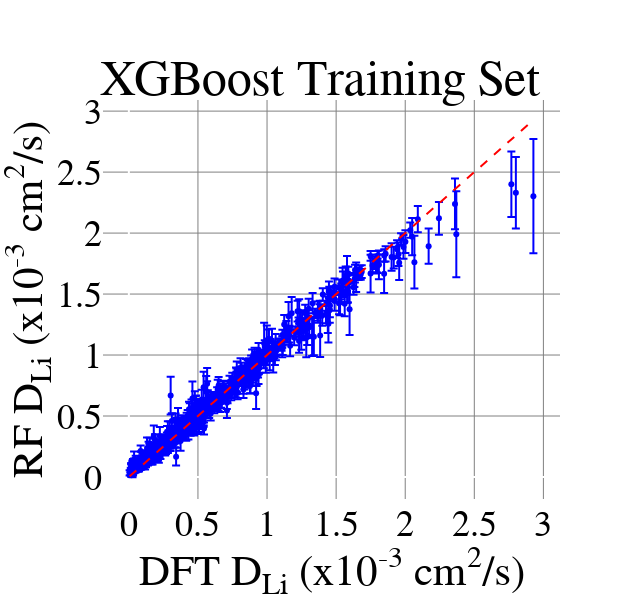

Notebook code for this chart:
### Code cell
import plotly.graph_objects as go

# Create a parity plot using Plotly
fig_parity = go.Figure()

fig_parity.add_trace(go.Scatter(
    x=results_df_train_sorted['diff_coeff_mul_thousand'],
    y=results_df_train_sorted['mean_prediction'],
    error_y=dict(type='data', array=results_df_train_sorted['std_dev_prediction'], visible=True),
    mode='markers',
    marker=dict(color='blue'),
    text=results_df_train_sorted['formula'],  # Add formula names for hover information
    hoverinfo='text+x+y'
))

# Add a line y=x for reference
fig_parity.add_trace(go.Scatter(
    x=[min(results_df_train_sorted['diff_coeff_mul_thousand']), max(results_df_train_sorted['diff_coeff_mul_thousand'])],
    y=[min(results_df_train_sorted['diff_coeff_mul_thousand']), max(results_df_train_sorted['diff_coeff_mul_thousand'])],
    mode='lines',
    line=dict(color='red', dash='dash'),
    showlegend=False
))

fig_parity.update_layout(
    font=dict(family="Arial", size=36, color="black"),
    title=dict(text='XGBoost Training Set', x=0.5, y=0.9),
    xaxis_title='DFT D<sub>Li</sub> (x10<sup>-3</sup> cm<sup>2</sup>/s)',
    yaxis_title='RF D<sub>Li</sub> (x10<sup>-3</sup> cm<sup>2</sup>/s)',
    showlegend=False,
    width=640,  # Set figure width
    height=600 ,  # Set figure height
    paper_bgcolor='rgba(0,0,0,0)',  # Set paper (figure) background to transparent
    plot_bgcolor='rgba(0,0,0,0)',  # Set plot background to transparent    
    xaxis=dict(gridcolor='gray'),  # Set x-axis grid lines to gray
    yaxis=dict(gridcolor='gray')   # Set y-axis grid lines to gray    
)

fig_parity.write_html("parity_plot_XGBoost.html")
fig_parity.write_image("parity_plot_XGBoost.pdf")
fig_parity.show()

### Figure 1 — Plotly figure (JSON) as saved in the notebook; plotly's stock layout.template omitted (floating-point values rounded to 4 significant figures; data arrays with more than 128 entries replaced by an {"elided": "..."} marker saying what was removed)
{"data": [{"error_y": {"array": {"elided": "673 float values"}, "type": "data", "visible": true}, "hoverinfo": "text+x+y", "marker": {"color": "blue"}, "mode": "markers", "text": {"elided": "673 str values"}, "type": "scatter", "x": {"elided": "673 float values"}, "y": {"elided": "673 float values"}}, {"line": {"color": "red", "dash": "dash"}, "mode": "lines", "showlegend": false, "type": "scatter", "x": [0.005344, 2.928], "y": [0.005344, 2.928]}], "layout": {"font": {"color": "black", "family": "Arial", "size": 36}, "height": 600, "paper_bgcolor": "rgba(0,0,0,0)", "plot_bgcolor": "rgba(0,0,0,0)", "showlegend": false, "title": {"text": "XGBoost Training Set", "x": 0.5, "y": 0.9}, "width": 640, "xaxis": {"gridcolor": "gray", "title": {"text": "DFT D<sub>Li</sub> (x10<sup>-3</sup> cm<sup>2</sup>/s)"}}, "yaxis": {"gridcolor": "gray", "title": {"text": "RF D<sub>Li</sub> (x10<sup>-3</sup> cm<sup>2</sup>/s)"}}}}
